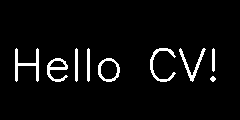
#> input picture hello_cv.png, 240 x 120 px, found by its file name
$ python opencv_counter.py
#> lines starting #> are read from the running program, lines starting #| are printed output that depends on the picture; after the words box and inside, x2 and y2 are one past the last pixel; in counts of white or black regions, pixels touching at a corner belong together
import cv2, numpy as np, sys

# 1) pick an image path from command line, else default to hello_cv.png
path = sys.argv[1] if len(sys.argv) > 1 else "hello_cv.png"

print(f"🔍 Trying to open: {path}")

# 2) read the image from disk
img = cv2.imread(path)
#> img is the input picture: shape (120, 240, 3); 4.7% white; 9 white regions, largest, box (x1, y1, x2, y2) and area: (15, 48, 39, 82) 250, (150, 48, 176, 82) 217, (47, 58, 68, 82) 210
if img is None:
    raise SystemExit(f"Could not read image: {path}")

# 3) convert to grayscale (easier for thresholding)
gray = cv2.cvtColor(img, cv2.COLOR_BGR2GRAY)

# 4) reduce noise with Gaussian blur
blur = cv2.GaussianBlur(gray, (5,5), 0)
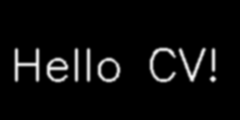
#> blur: shape (120, 240); min 0, max 250, mean 12

# 5) convert to black/white automatically (Otsu picks the threshold)
_, th = cv2.threshold(blur, 0, 255, cv2.THRESH_BINARY + cv2.THRESH_OTSU)
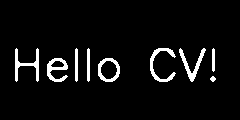
#> th: shape (120, 240); 5.3% white; 9 white regions, largest, box (x1, y1, x2, y2) and area: (15, 48, 39, 82) 262, (150, 48, 176, 82) 260, (179, 48, 206, 82) 251

# 6) clean small specks using morphological opening
kernel = np.ones((3,3), np.uint8)
opened = cv2.morphologyEx(th, cv2.MORPH_OPEN, kernel, iterations=1)
#> opened: shape (120, 240); 5.2% white; 9 white regions (1 under 20 px)

# 7) find external contours (object outlines)
cnts, _ = cv2.findContours(opened, cv2.RETR_EXTERNAL, cv2.CHAIN_APPROX_SIMPLE)
#> cnts = 9 contours, 1 with area under 20; largest, box (x1, y1, x2, y2) and area: (98, 58, 120, 82) 403, (47, 58, 68, 82) 252, (150, 48, 175, 82) 188, (179, 49, 205, 81) 184, (15, 49, 39, 81) 180, (87, 49, 90, 81) 62, (75, 49, 78, 81) 62, (212, 49, 215, 71) 42

# 8) print result
print("Detected objects:", len(cnts))
#| Detected objects: 9

# 9) draw contours on a copy of the image
output = img.copy()
cv2.drawContours(output, cnts, -1, (0, 255, 0), 2)
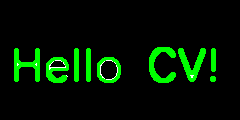
#> output: shape (120, 240, 3); 7.98% of pixels changed, all inside (x1, y1, x2, y2) = (14, 47, 216, 83)

# 10) save the result to disk
result_name = f"result_{path}"
cv2.imwrite(result_name, output)
print(f"✅ Saved result image as {result_name}")
